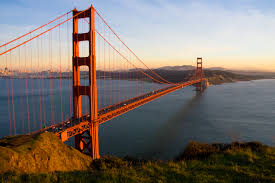
#> input picture image1.jpg, 275 x 183 px
$ jupyter execute HoughCircleTransform.ipynb
#> lines starting #> are read from the running program, lines starting #| are printed output that depends on the picture
[cell 1]
import cv2
import numpy as np

[cell 2]
image = cv2.imread('image1.jpg')
#> image is the input picture: shape (183, 275, 3); mean B, G, R 108.6, 114.5, 124.6
image_8bit = cv2.imread('image1.jpg', 0)
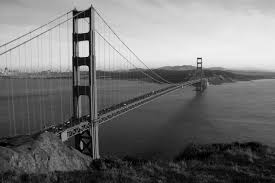
#> image_8bit: shape (183, 275); min 0, max 249, mean 116.8

[cell 3]
circles = cv2.HoughCircles(image_8bit,cv2.HOUGH_GRADIENT,1,20,param1=50,param2=30,minRadius=0,maxRadius=0)
#> circles = 61 rows, first 8: [186.5, 46.5, 134.8], [146.5, 118.5, 61.8], [176.5, 22.5, 158.9], [162.5, 99.5, 80.2], [199.5, 11.5, 170.1], [206.5, 41.5, 139.4], [117.5, 123.5, 57.7], [57.5, 114.5, 49.9]

circles = np.uint16(np.around(circles))
#> circles = 61 rows, first 8: [186, 46, 135], [146, 118, 62], [176, 22, 159], [162, 100, 80], [200, 12, 170], [206, 42, 139], [118, 124, 58], [58, 114, 50]
for i in circles[0,:]:
    # draw the outer circle
    cv2.circle(image,(i[0],i[1]),i[2],(0,255,0),2)
    # draw the center of the circle
    cv2.circle(image,(i[0],i[1]),2,(0,0,255),3)
#> this loop made 61 passes
#> i on passes 1 to 12: [186, 46, 135], [146, 118, 62], [176, 22, 159], [162, 100, 80], [200, 12, 170], [206, 42, 139], [118, 124, 58], [58, 114, 50], [228, 24, 157], [184, 124, 59], [178, 144, 80], [156, 140, 63]
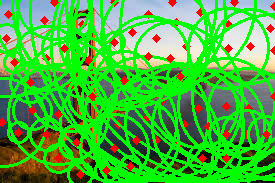
#> image: shape (183, 275, 3); mean B, G, R 57.8, 184.5, 72.3

cv2.startWindowThread()
cv2.imshow('detected circles',image)
cv2.waitKey(0)
cv2.destroyAllWindows()
